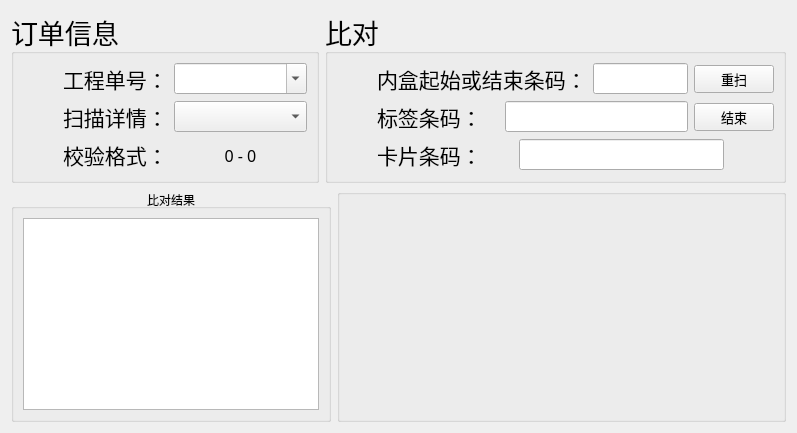
     <widget class="QWidget" name="widget_2">
      <attribute name="title">
       <string>卡片比对</string>
      </attribute>
      <layout class="QVBoxLayout" name="verticalLayout_11">
       <item>
        <layout class="QHBoxLayout" name="horizontalLayout_39" stretch="2,3">
         <item>
          <widget class="QGroupBox" name="groupBox_21">
           <property name="font">
            <font>
             <family>微软雅黑</family>
             <pointsize>20</pointsize>
            </font>
           </property>
           <property name="title">
            <string>订单信息</string>
           </property>
           <layout class="QVBoxLayout" name="verticalLayout_20">
            <item>
             <layout class="QHBoxLayout" name="horizontalLayout_63" stretch="0,0,9">
              <item>
               <spacer name="horizontalSpacer_28">
                <property name="orientation">
                 <enum>Qt::Horizontal</enum>
                </property>
                <property name="sizeHint" stdset="0">
                 <size>
                  <width>40</width>
                  <height>20</height>
                 </size>
                </property>
               </spacer>
              </item>
              <item>
               <widget class="QLabel" name="label_47">
                <property name="font">
                 <font>
                  <family>微软雅黑</family>
                  <pointsize>16</pointsize>
                 </font>
                </property>
                <property name="text">
                 <string>工程单号：</string>
                </property>
               </widget>
              </item>
              <item>
               <widget class="QComboBox" name="card_order_name_combo">
                <property name="font">
                 <font>
                  <family>微软雅黑</family>
                  <pointsize>12</pointsize>
                 </font>
                </property>
                <property name="editable">
                 <bool>true</bool>
                </property>
                <property name="currentText">
                 <string/>
                </property>
                <property name="placeholderText">
                 <string>请选择</string>
                </property>
               </widget>
              </item>
             </layout>
            </item>
            <item>
             <layout class="QHBoxLayout" name="horizontalLayout_64" stretch="0,0,9">
              <item>
               <spacer name="horizontalSpacer_29">
                <property name="orientation">
                 <enum>Qt::Horizontal</enum>
                </property>
                <property name="sizeHint" stdset="0">
                 <size>
                  <width>40</width>
                  <height>20</height>
                 </size>
                </property>
               </spacer>
              </item>
              <item>
               <widget class="QLabel" name="label_48">
                <property name="font">
                 <font>
                  <family>微软雅黑</family>
                  <pointsize>16</pointsize>
                 </font>
                </property>
                <property name="text">
                 <string>扫描详情：</string>
                </property>
               </widget>
              </item>
              <item>
               <widget class="QComboBox" name="card_datas_status_comb_box">
                <property name="font">
                 <font>
                  <family>微软雅黑</family>
                  <pointsize>12</pointsize>
                 </font>
                </property>
               </widget>
              </item>
             </layout>
            </item>
            <item>
             <layout class="QHBoxLayout" name="horizontalLayout_65" stretch="0,1,9">
              <item>
               <spacer name="horizontalSpacer_30">
                <property name="orientation">
                 <enum>Qt::Horizontal</enum>
                </property>
                <property name="sizeHint" stdset="0">
                 <size>
                  <width>40</width>
                  <height>20</height>
                 </size>
                </property>
               </spacer>
              </item>
              <item>
               <widget class="QLabel" name="label_49">
                <property name="font">
                 <font>
                  <family>微软雅黑</family>
                  <pointsize>16</pointsize>
                 </font>
                </property>
                <property name="text">
                 <string>校验格式：</string>
                </property>
               </widget>
              </item>
              <item>
               <widget class="QLabel" name="card_check_format_label">
                <property name="font">
                 <font>
                  <family>微软雅黑</family>
                  <pointsize>12</pointsize>
                 </font>
                </property>
                <property name="text">
                 <string>0 - 0</string>
                </property>
                <property name="alignment">
                 <set>Qt::AlignCenter</set>
                </property>
               </widget>
              </item>
             </layout>
            </item>
           </layout>
          </widget>
         </item>
         <item>
          <widget class="QGroupBox" name="groupBox_22">
           <property name="font">
            <font>
             <family>微软雅黑</family>
             <pointsize>20</pointsize>
            </font>
           </property>
           <property name="title">
            <string>比对</string>
           </property>
           <layout class="QVBoxLayout" name="verticalLayout_10">
            <item>
             <layout class="QHBoxLayout" name="horizontalLayout_36" stretch="0,7,1">
              <item>
               <spacer name="horizontalSpacer_31">
                <property name="orientation">
                 <enum>Qt::Horizontal</enum>
                </property>
                <property name="sizeHint" stdset="0">
                 <size>
                  <width>40</width>
                  <height>20</height>
                 </size>
                </property>
               </spacer>
              </item>
              <item>
               <layout class="QHBoxLayout" name="horizontalLayout_33" stretch="6,9">
                <item>
                 <widget class="QLabel" name="label_50">
                  <property name="font">
                   <font>
                    <family>微软雅黑</family>
                    <pointsize>16</pointsize>
                   </font>
                  </property>
                  <property name="text">
                   <string>内盒起始或结束条码：</string>
                  </property>
                 </widget>
                </item>
                <item>
                 <widget class="QLineEdit" name="card_box_start_or_end_line">
                  <property name="font">
                   <font>
                    <family>微软雅黑</family>
                    <pointsize>12</pointsize>
                    <weight>50</weight>
                    <bold>false</bold>
                   </font>
                  </property>
                  <property name="readOnly">
                   <bool>false</bool>
                  </property>
                 </widget>
                </item>
               </layout>
              </item>
              <item>
               <widget class="QPushButton" name="card_rescanned_btn">
                <property name="enabled">
                 <bool>true</bool>
                </property>
                <property name="font">
                 <font>
                  <family>微软雅黑</family>
                  <pointsize>10</pointsize>
                 </font>
                </property>
                <property name="text">
                 <string>重扫</string>
                </property>
               </widget>
              </item>
             </layout>
            </item>
            <item>
             <layout class="QHBoxLayout" name="horizontalLayout_37" stretch="0,7,1">
              <item>
               <spacer name="horizontalSpacer_32">
                <property name="orientation">
                 <enum>Qt::Horizontal</enum>
                </property>
                <property name="sizeHint" stdset="0">
                 <size>
                  <width>40</width>
                  <height>20</height>
                 </size>
                </property>
               </spacer>
              </item>
              <item>
               <layout class="QHBoxLayout" name="horizontalLayout_34" stretch="6,9">
                <item>
                 <widget class="QLabel" name="label_51">
                  <property name="font">
                   <font>
                    <family>微软雅黑</family>
                    <pointsize>16</pointsize>
                   </font>
                  </property>
                  <property name="text">
                   <string>标签条码：</string>
                  </property>
                 </widget>
                </item>
                <item>
                 <widget class="QLineEdit" name="card_label_line">
                  <property name="font">
                   <font>
                    <family>微软雅黑</family>
                    <pointsize>12</pointsize>
                    <weight>50</weight>
                    <bold>false</bold>
                   </font>
                  </property>
                  <property name="readOnly">
                   <bool>false</bool>
                  </property>
                 </widget>
                </item>
               </layout>
              </item>
              <item>
               <widget class="QPushButton" name="card_stop_label_btn">
                <property name="enabled">
                 <bool>true</bool>
                </property>
                <property name="font">
                 <font>
                  <family>微软雅黑</family>
                  <pointsize>10</pointsize>
                 </font>
                </property>
                <property name="text">
                 <string>结束</string>
                </property>
               </widget>
              </item>
             </layout>
            </item>
            <item>
             <layout class="QHBoxLayout" name="horizontalLayout_38" stretch="0,7,1">
              <item>
               <spacer name="horizontalSpacer_33">
                <property name="orientation">
                 <enum>Qt::Horizontal</enum>
                </property>
                <property name="sizeHint" stdset="0">
                 <size>
                  <width>40</width>
                  <height>20</height>
                 </size>
                </property>
               </spacer>
              </item>
              <item>
               <layout class="QHBoxLayout" name="horizontalLayout_35" stretch="6,9">
                <item>
                 <widget class="QLabel" name="label_52">
                  <property name="font">
                   <font>
                    <family>微软雅黑</family>
                    <pointsize>16</pointsize>
                   </font>
                  </property>
                  <property name="text">
                   <string>卡片条码：</string>
                  </property>
                 </widget>
                </item>
                <item>
                 <widget class="QLineEdit" name="card_line">
                  <property name="font">
                   <font>
                    <family>微软雅黑</family>
                    <pointsize>12</pointsize>
                    <weight>50</weight>
                    <bold>false</bold>
                   </font>
                  </property>
                  <property name="readOnly">
                   <bool>false</bool>
                  </property>
                 </widget>
                </item>
               </layout>
              </item>
              <item>
               <spacer name="horizontalSpacer_9">
                <property name="orientation">
                 <enum>Qt::Horizontal</enum>
                </property>
                <property name="sizeHint" stdset="0">
                 <size>
                  <width>40</width>
                  <height>20</height>
                 </size>
                </property>
               </spacer>
              </item>
             </layout>
            </item>
           </layout>
          </widget>
         </item>
        </layout>
       </item>
       <item>
        <layout class="QHBoxLayout" name="horizontalLayout_69" stretch="5,7">
         <item>
          <widget class="QGroupBox" name="groupBox_23">
           <property name="title">
            <string>比对结果</string>
           </property>
           <property name="alignment">
            <set>Qt::AlignCenter</set>
           </property>
           <property name="flat">
            <bool>true</bool>
           </property>
           <property name="checkable">
            <bool>false</bool>
           </property>
           <layout class="QHBoxLayout" name="horizontalLayout_70">
            <item>
             <widget class="QTableWidget" name="card_table"/>
            </item>
           </layout>
          </widget>
         </item>
         <item>
          <widget class="QGroupBox" name="card_compare_group_box">
           <property name="font">
            <font>
             <family>微软雅黑</family>
             <pointsize>22</pointsize>
            </font>
           </property>
           <property name="title">
            <string/>
           </property>
          </widget>
         </item>
        </layout>
       </item>
      </layout>
     </widget>
